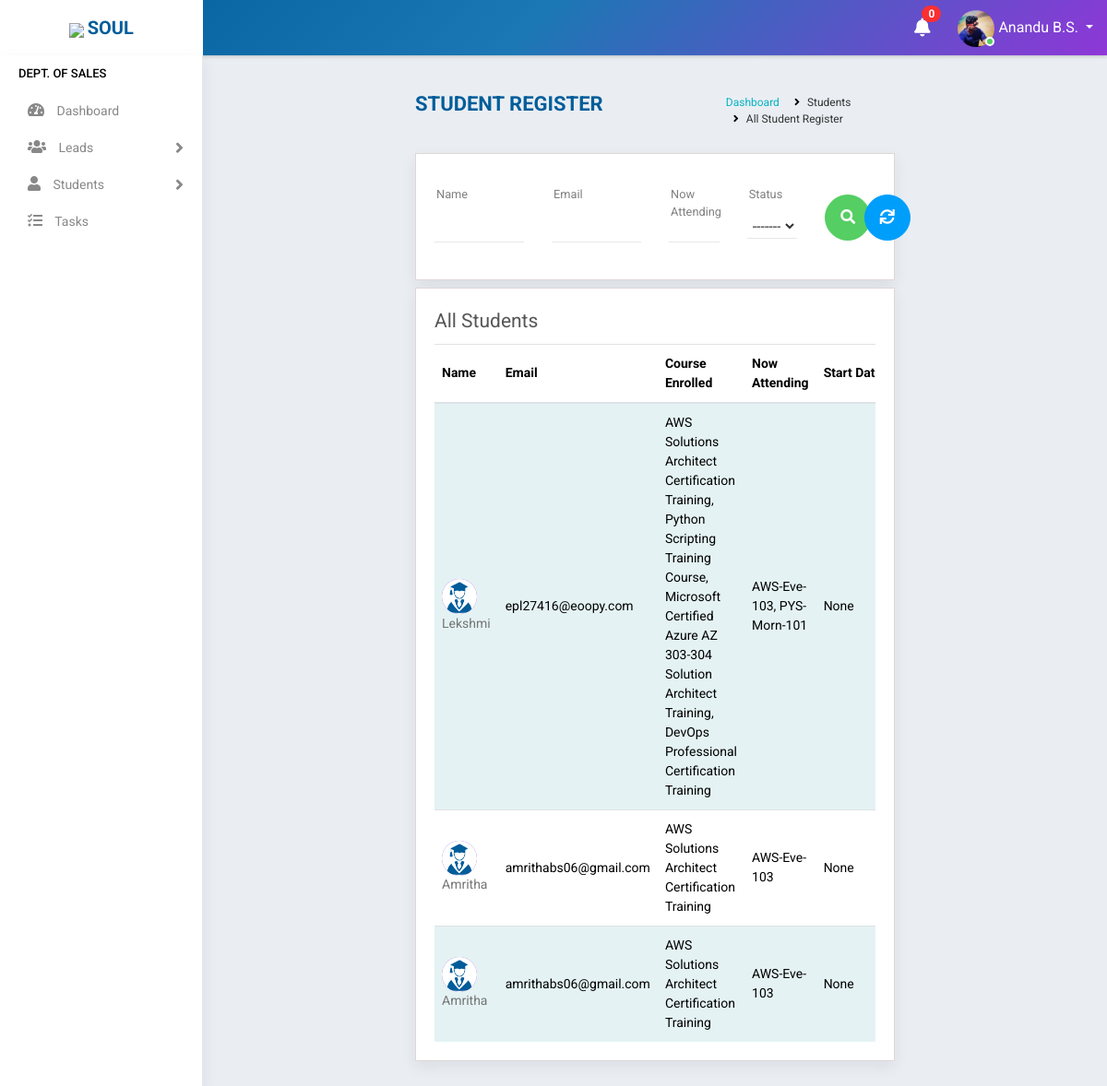
Before: /student_register (signed in) with the older database file.
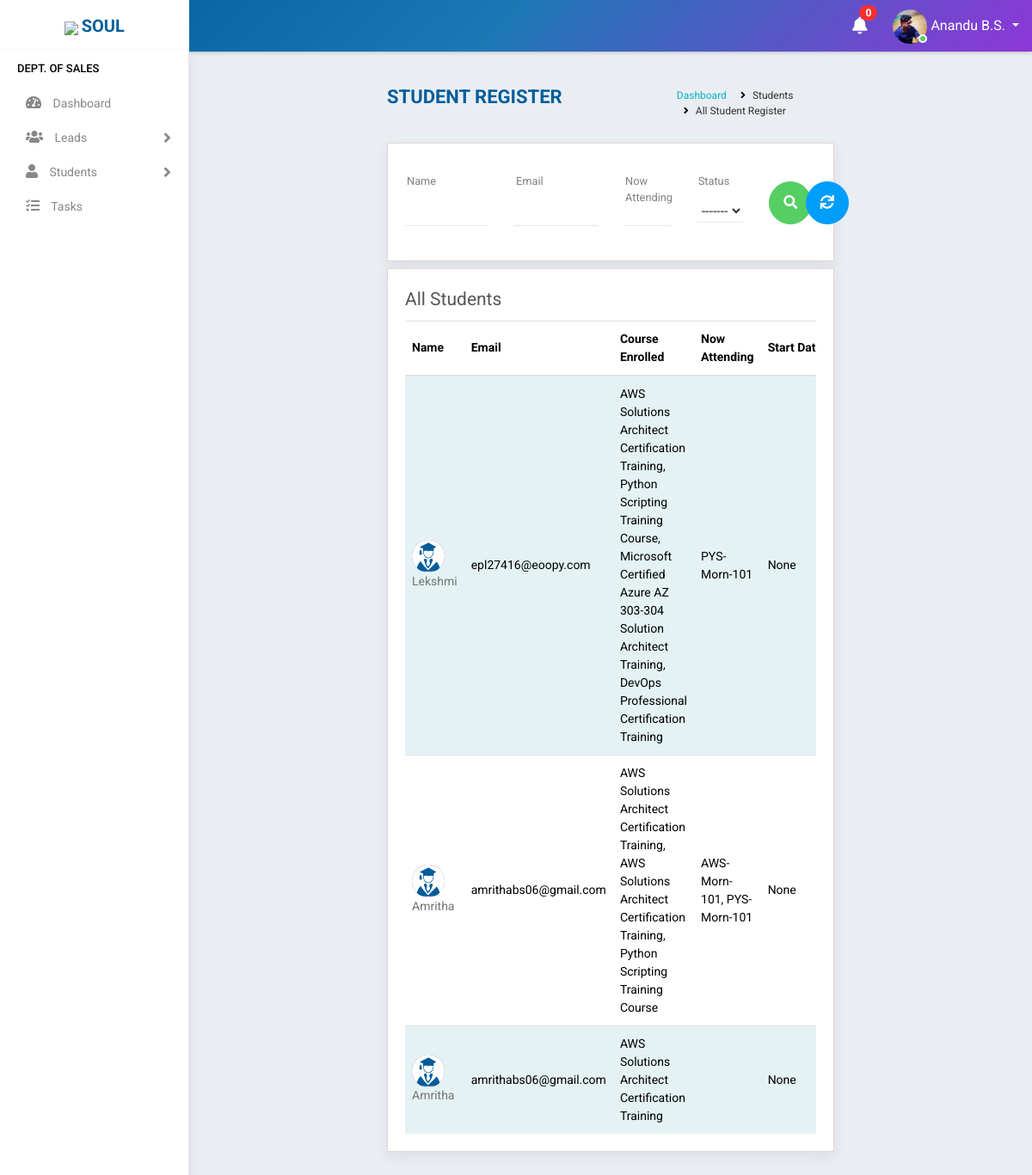
After: the same page with the newer database file.
### accounts/models.py (models this page shows, shortened)
class Student(models.Model):
    state = (
    ('Andhra Pradesh','Andhra Pradesh'),
    ('Arunachal Pradesh','Arunachal Pradesh'),
    ('Assam','Assam'),
    ('Bihar','Bihar'),
    ('Chhattisgarh','Chattisgarh'),
    ('Goa','Goa'),
    ('Gujarat','Gujarat'),
    ('Haryana','Haryana'),
    ('Himachal Pradesh','Himachal Pradesh'),
    ('Jharkhand','Jharkhand'),
    ('Karnataka','Karnataka'),
    ('Kerala','Kerala'),
    ('Madhya Pradesh','Madhya Pradesh'),
    ('Maharashtra','Maharashtra'),
    ('Manipur','Manipur'),
    ('Meghalaya','Meghalaya'),
    ('Mizoram','Mizoram'),
    ('Nagaland','Nagaland'),
    ('Odisha','Odisha'),
    ('Rajasthan','Rajasthan'),
    ('Sikkim','Sikkim'),
    ('Tamil Nadu','Tamil Nadu'),
    ('Telangana','Telangana'),
    ('Tripura','Tripura'),
    ('Uttar Pradesh','Uttar Pradesh'),
    ('Uttarakhand','Uttarakhand'),
    ('West Bengal','West Bengal')
)
    groups = (
    ('AB+', 'AB+'),
    ('AB-', 'AB-'),
    ('A+', 'A+'),
    ('A-', 'A-'),
    ('B+', 'B+'),
    ('B-', 'B-'),
    ('O+', 'O+'),
    ('O-', 'O-'),
    )
    user= models.OneToOneField(User,on_delete=models.CASCADE,null=True,blank=True)
    name = models.CharField(max_length=100,blank=True)
    mobile = models.CharField(max_length=10,blank=True)
    email = models.EmailField(max_length=200,blank=True)
    sex = models.CharField(max_length=10,null=True,choices=(('Male','Male'),('Female','Female')),blank=True)
    dob = models.DateField(null=True, blank=True)
    blood_group = models.CharField(max_length=100,null=True, blank=True,choices=groups)
    house = models.CharField(max_length=100,null=True,blank=True)
    street =models.CharField(max_length=100,null=True,blank=True)
    street2 =models.CharField(max_length=100,null=True,blank=True)
    city = models.CharField(max_length=100,null=True,blank=True)
    state = models.CharField(max_length=100,null=True,choices=state,blank=True)
    course_enrolled = models.CharField(max_length=1000,null=True,blank=True)
    now_attending = models.CharField(max_length=1000,null=True,blank=True)
    start_date = models.DateField(null=True,blank=True)
    shared = models.BooleanField(default=False,choices=((True, 'Yes'), (False, 'No')),blank=True)
    payment = models.CharField(max_length=10,choices=(('Full','Full'),('Half','Half')),default='Half',blank=True)
    status = models.CharField(max_length=20,choices=(('Active','Active'),('Inactive','Inactive')),default='Active',blank=True)
    profile_pic = models.ImageField(null=True,default="student.jpg")
    total_fees = models.IntegerField(null=True,blank=True)
    fees_paid = models.IntegerField(null=True,blank=True)
    balance = models.IntegerField(null=True,blank=True)

class Courses(models.Model):
    name = models.CharField(max_length=300,null=True)
    fee = models.CharField(max_length=6)
    link = models.CharField(max_length=1000,null=True, blank=True)
    project_file = models.CharField(max_length=1000,null=True,blank=True)
    pic = models.ImageField(null=True, blank=True)
    def __str__(self):
        return self.name

### accounts/views.py (the view)
# urls.py: path('student_register',StudentRegister.as_view(),name='student_register'),
class StudentRegister(View):
    def get(self, request):
        user=request.user
        if user.is_authenticated:
            try:
                s= Staff.objects.get(user=user)
                if s.stype =="1" or s.stype =="2" or s.stype == "3" or s.stype == "4":
                    note = Notification.objects.filter(receiver=user).filter(status="Not Read").order_by('-datetime')
                    no_count = note.count()
                    students=Student.objects.all()
                    f=StudentFilter(self.request.GET,queryset=students)
                    students=f.qs
                    for i in students:
                        course_data = StudentCourseData.objects.filter(student=i)
                        i.course_enrolled=[]
                        i.now_attending=[]
                        x=0
                        scd = StudentCourseData.objects.filter(student=i)
                        for k in scd:
                            if k.optional == "Yes":
                                print(k.optional)
                                x = x+1
                        if x > 0:
                            i.shared = True
                        elif x == 0:
                            i.shared = False
                        for j in course_data:
                            i.course_enrolled.append(j.batch.subject)
                            if j.batch.status == "Ongoing":
                                i.now_attending.append(j.batch.batchcode)
                        i.save()
                    return render(request,'accounts/student_register.html',{'s':s,'f':f,'students':students,'note':note,'no_count':no_count})
                else:
                    return redirect('logout')
            except:
                return redirect('home')
        else:
            return redirect('logout')

### accounts/templates/accounts/student_register.html (shortened to what this page needs)
{% extends 'accounts/main.html' %}
    {% block content %}
<div class="main-wrapper">
    {% include 'accounts/navbar.html' %}
    {% if s.stype == "1" %}
    {% include 'accounts/sidebar_operations.html' %}
    {% elif s.stype == "2" %}
    {% include 'accounts/sidebar_sales.html' %}
    {% elif s.stype == "3" %}
    {% include 'accounts/sidebar_trainer.html' %}
    {% elif s.stype == "4" %}
    {% include 'accounts/sidebar_admin.html' %}
    {% endif %}
    <div class="page-wrapper">
        <div class="content container-fluid">
            <div class="page-header">
                <div class="row">
                    <div class="col-lg-7 col-md-12 col-sm-12 col-12">
                        <h5 class="text-uppercase">Student Register</h5>
                    </div>
                    <div class="col-lg-5 col-md-12 col-sm-12 col-12">
                        <ul class="list-inline breadcrumb float-right">
                        <li class="list-inline-item"><a href="{% url 'home' %}">Dashboard</a></li>
                        <li class="list-inline-item">Students</li>
                        <li class="list-inline-item">All Student Register</li>
                        </ul>
                    </div>
                </div>
            </div>
            <form method="get">
                <div >
            <div class="content-page">
                <div class="row filter-row">
                    <div class="col-sm-6 col-md-3">
                        <div class="form-group custom-mt-form-group">
                        {{f.form.name}}
                        <label class="control-label">Name</label><i class="bar"></i>
                        </div>
                    </div>
                    <div class="col-sm-6 col-md-3">
                        <div class="form-group custom-mt-form-group">
                        {{f.form.email}}
                        <label class="control-label">Email</label><i class="bar"></i>
                        </div>
                    </div>
                    <div class="col-sm-6 col-md-2">
                        <div class="form-group custom-mt-form-group">
                        {{f.form.now_attending}}
                        <label class="control-label">Now Attending</label><i class="bar"></i>
                        </div>
                    </div>
                    <div class="col-sm-6 col-md-2">
                        <div class="form-group custom-mt-form-group">
                        {{f.form.status}}
                        <label class="control-label">Status</label><i class="bar"></i>
                        </div>
                    </div>
                    <div class="col-sm-6 col-md-1">
                        <button type="submit" class="btn btn-success btn-block mt-4 mb-2"  style="height: 30px;width:50px;border-radius: 50px 50px 50px 50px"><i class="fa fa-search" aria-hidden="true"></i></button>
                    </div>
                    <div class="col-sm-6 col-md-1">
                        <a type="reset" href="{% url 'student_register' %}" class="btn btn-info btn-block mt-4 mb-2"  style="height: 30px;width:50px;border-radius: 50px 50px 50px 50px"><i class="fas fa-sync" aria-hidden="true"></i></a>
                    </div>
                </div></div>
            </form>
            {% include 'accounts/mini/student_register.html' %}
</div>
</div>
</div>
{% endblock %}

### accounts/templates/accounts/mini/student_register.html (shortened to what this page needs)
<div class="row mt-2">
    <div class="col-lg-12">
        <div class="content-page">
            <div class="row">
                <div class="col-lg-12 col-md-12 col-sm-12 col-12">
                    <div class="page-title mb-2">
                        All Students
                    </div>
                    <div class="table-responsive">
                        <table class="table table-striped custom-table">
                            <thead>
                                <tr>
                                    <th style="min-width:50px;">Name </th>
                                    <th style="min-width:74px;">Email</th>
                                    <th style="min-width:50px;">Course Enrolled</th>
                                    <th style="min-width:50px;">Now Attending</th>
                                    <th style="min-width:98px;">Start Date</th>
                                </tr>
                            </thead>
                            <tbody>
                                {% for student in students %}
                                {% if student.user.is_active %}
                                <tr>
                                    <td>
                                        <h2><a href="{% url 'student_profile_view' student.id %}" class="avatar text-white">
                                            <img src="{{student.profile_pic.url}}" width="40" height="40" alt="{{student.name}}">
                                        </a></h2>
                                        <h2><a href="{% url 'student_profile_view' student.id %}">{{student.name}}</a></h2>
                                    </td>
                                    <td>{{student.email}}</td>
                                    <td>{{student.course_enrolled|join:", " }}</td>
                                    <td>{{student.now_attending|join:", " }}</td>
                                    <td>{{student.start_date}}</td>
                                </tr>
                                {% endif %}
                                {% empty %}
                                    <h3>No students in list</h3>
                                {% endfor %}
                            </tbody>
                        </table>
                    </div>
                </div>
            </div>
        </div>
    </div>

Changed rows visible on the page:
changed Student "Lekshmi": now_attending "AWS-Eve-103, PYS-Morn-101" → "PYS-Morn-101"
changed Student: course_enrolled "AWS Solutions Architect Certification Training" → "AWS Solutions Architect Certification Training, AWS Solutions Architect Certification Training, Python Scripting Training Course"; now_attending "AWS-Eve-103" → "AWS-Morn-101, PYS-Morn-101"
changed Student "AWS Solutions Architect Certification Training": now_attending "AWS-Eve-103" → (not shown)
